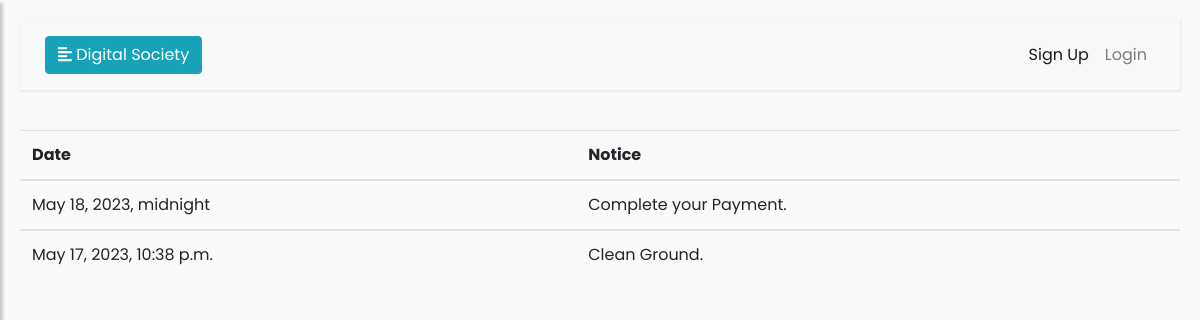
The page /notice-view/ on the database its author committed.
### d_s/models.py (models this page shows)
class Notice(models.Model):
	date=models.DateTimeField()
	event=models.TextField()

### d_s/views.py (the view)
# urls.py: path('notice-view/',views.notice_view,name='notice-view'),
def notice_view(request):
	if request.method=="GET":
		notice=Notice.objects.all()
		return render(request,'notice-view.html',{'notice':notice})
	else:
		return render(request,'chairmanhomepage.html')

### d_s/templates/notice-view.html (shortened to what this page needs)
{% extends 'chairmanindex.html' %}
{% block content %}
<!DOCTYPE html>
<html>
<head>
</head>
<body>
	<table class="table">
	  <thead>
	    <tr>
	      <th scope="col">Date</th>
	      <th scope="col">Notice</th>
	    </tr>
	  </thead>
	  {% for i in notice %}
	  <tbody>
	  	<tr>
	      <td>{{i.date}}</td>
	      <td>{{i.event}}</td>
	    </tr>
	  </tbody>
	 {% endfor %}
</table>
</body>
</html>
{% endblock %}

### d_s/templates/chairmanindex.html (style rules this page uses)
body { font-family: 'Poppins', sans-serif; background: #fafafa; }

### rows shown on the page
Notice: date "May 18, 2023, midnight", event "Complete your Payment."
Notice: date "May 17, 2023, 10:38 p.m.", event "Clean Ground."
